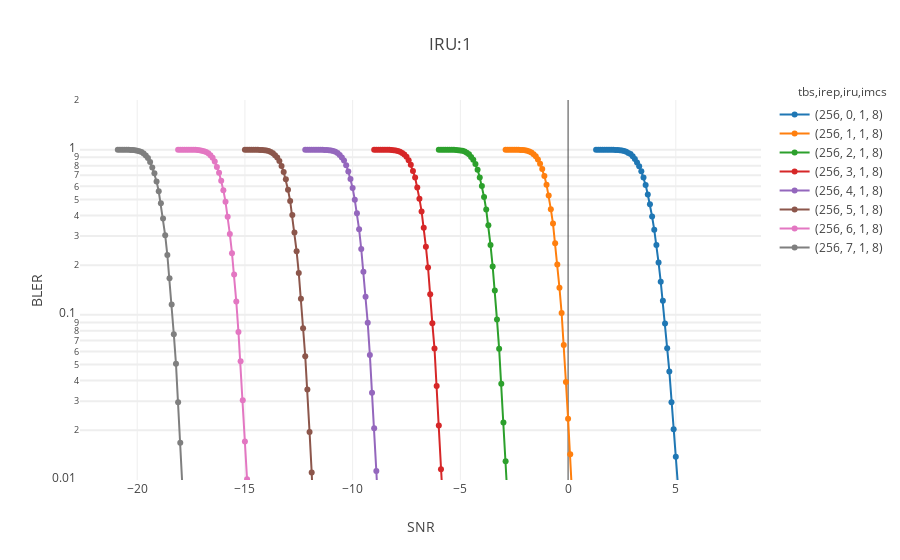
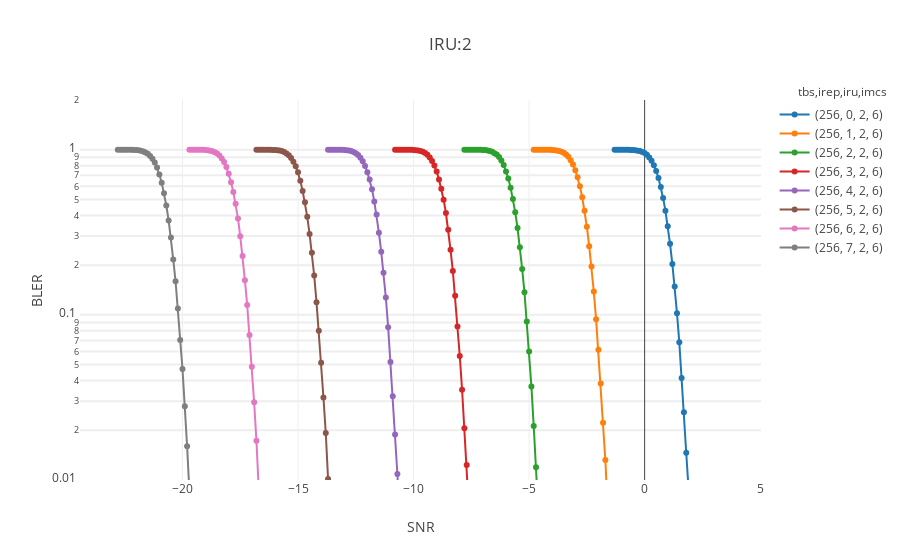
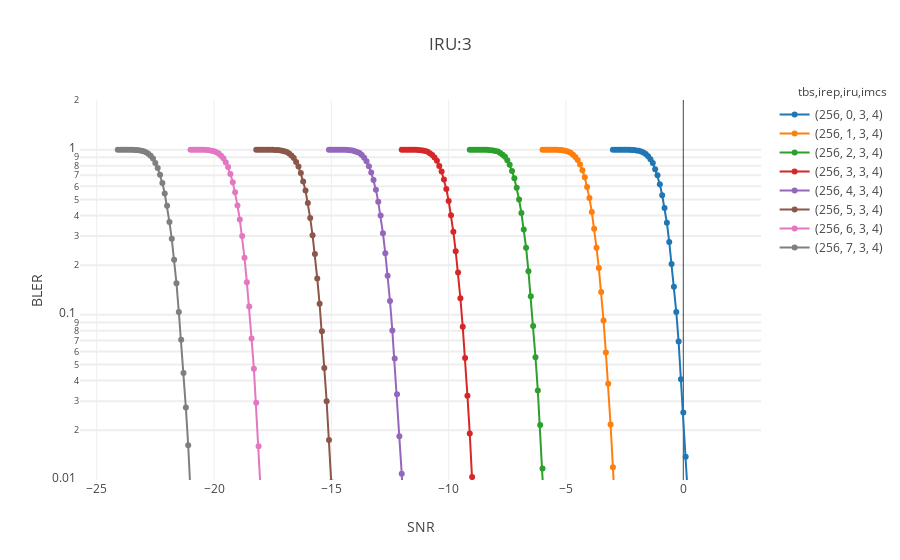
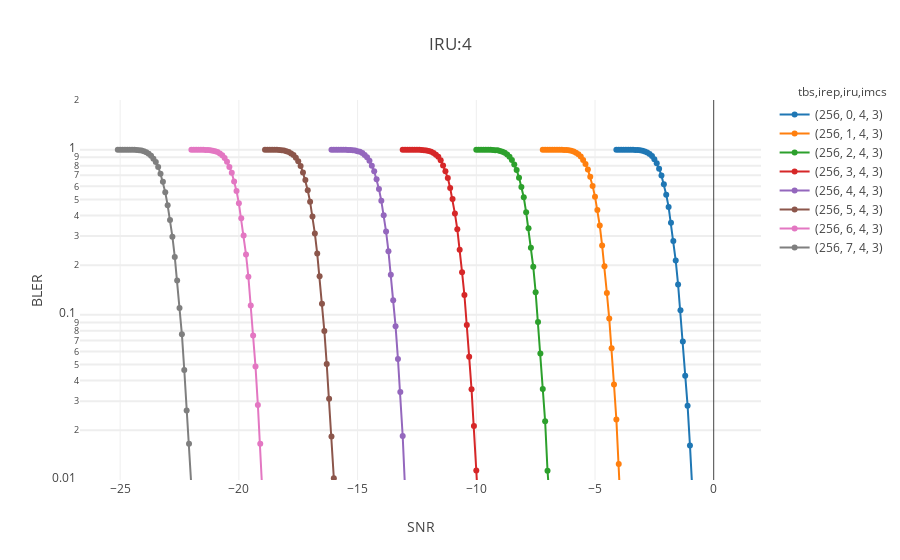

Here is the notebook cell these charts were saved with, in order:
### Markdown cell above
# Data grouped by IRU

### Code cell
for totru, totru_df in df.groupby("iru"):
    data=[]
    multi_df = totru_df.set_index(['irep','iru','imcs','isnr']).groupby(level=(0,1,2))
    for label, gb_df in multi_df:
        trace = go.Scatter(x=gb_df['snr'], y=gb_df['bler'], mode="markers+lines", name=str( ( gb_df.tbs.iloc[0] , ) + label), showlegend=True)
        data.append(trace)                
    

    annotations=[
        dict(
            x=1.12,
            y=1.05,
            align="right",
            valign="top",
            text="tbs,irep,iru,imcs",
            showarrow=False,
            xref="paper",
            yref="paper",
            xanchor="center",
            yanchor="top"
        )]
    layout=go.Layout(title="IRU:%i" % label[1], xaxis={'title':'SNR'}, yaxis={'title':'BLER','type':'log','range':[-2,0.301],'gridwidth':2,},annotations=annotations)


    figure=go.Figure(data=data,layout=layout)
    iplot(figure, filename="IRU_%i" % label[1])
